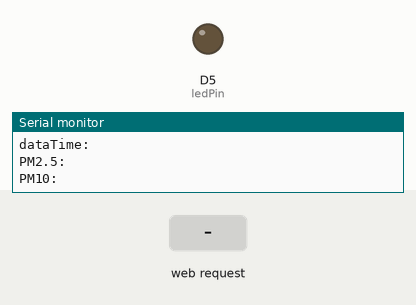
A sketch run on a simulated ESP8266 (NodeMCU). Parts: output pins drawn as LEDs (lit = HIGH), the last lines printed to the serial monitor. Inputs (shaded band) come from the test bench. WiFi joins after 1.5 s; servers stay silent unless stated; uploads are accepted with an empty reply; the local clock reads 2024-03-15 10:24:30 at power-on unless the sketch sets it.

Above: at 3.4 s.
3.5 s: HTTP request GET /LED=ON received
At 4.7 s:
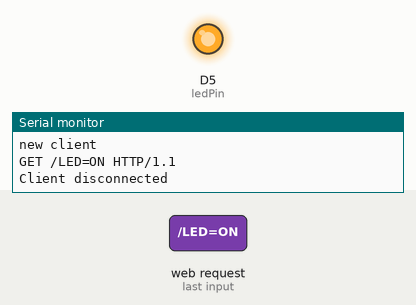
5.0 s: HTTP request GET /LED=OFF received
At 5.9 s:
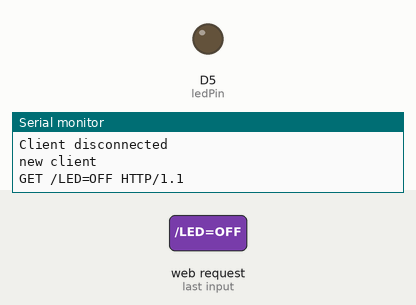
Timing chart, 0 to 8.0 s (numbered marks = the images above; inputs shaded):
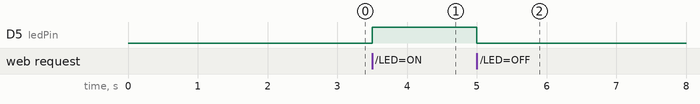

Measured:
- after the input at 3.5 s, D5 (ledPin): LOW → HIGH at once
- after the input at 5.0 s, D5 (ledPin): HIGH → LOW at once

The sketch:

esp8266_new2.ino
```cpp
#define BLYNK_PRINT Serial

#include <SPI.h>
#include <ESP8266WiFi.h>
#include <ESP8266HTTPClient.h>
#include <BlynkSimpleEsp8266.h>
#include <time.h>

char auth[] = "yZ7V8dmz4POMSQpRYsua_ZrdFCw50W76";
char curTime[20];
const char* ssid = "604ho2_2.4G";
const char* password = "lks0710000000";
const String endpoint = "http://www.kma.go.kr/wid/queryDFSRSS.jsp?zone=1141071000";
const String url = "http://openapi.airkorea.or.kr/openapi/services/rest/ArpltnInforInqireSvc/getCtprvnMesureSidoLIst?serviceKey=Hn8hkZzM%2B7YvGOv2I7um%2FU94g1HNg4Dp%2FB7PGzgCY2hPZKpX7DJ4urpTtr%2Bz%2FMq8XZydM%2BAbNiRWqNixDKrnKQ%3D%3D&numOfRows=1&pageNo=22&sidoName=%EC%84%9C%EC%9A%B8&searchCondition=HOUR";
String line1 = "";
String line2 = "";

IPAddress ip (192, 168, 0, 101); // 연결할, 고정 IP 주소
IPAddress gateway (192, 168, 0, 1); // 게이트웨이 주소
IPAddress subnet (255, 255, 255, 0); // 서브마스크 주소
IPAddress dns (168, 126, 63, 1); // DNS 주소
int ledPin = D5;
WiFiServer server(80);

void setup() {
  Serial.begin(115200);

  Blynk.begin(auth, ssid, password);
  delay(10);

  pinMode(ledPin, OUTPUT);
  digitalWrite(ledPin, LOW);

  // Connect to WiFi network
  Serial.println();
  Serial.println();
  Serial.print("Connecting to ");
  Serial.println(ssid);

  WiFi.config (ip, dns ,gateway, subnet);
  WiFi.begin(ssid, password);


  while (WiFi.status() != WL_CONNECTED) {
    delay(500);
    Serial.print(".");
    configTime(9*3600, 0, "pool.ntp.org", "time.nist.gov");  // Timezone 9 for Korea
    while (!time(nullptr)) delay(500);
  }
  Serial.println("");
  Serial.println("WiFi connected");

  // Start the server
  server.begin();
  Serial.println("Server started");

  // Print the IP address
  Serial.print("Use this URL : ");
  Serial.print("http://");
  Serial.print(WiFi.localIP());
  Serial.println("/");
  get_weather();
  get_PM();
}

void get_weather() {
  if ((WiFi.status() == WL_CONNECTED))
   {Serial.println("Starting connection to server(weather)...");
    HTTPClient http1;
    http1.begin(endpoint);       //Specify the URL
    int httpCode1 = http1.GET();  //Make the request
    if (httpCode1 > 0) {         //Check for the returning code
      line1 = http1.getString();
   }
  else {Serial.println("Error on HTTP request");}
    parsing();
    http1.end(); //Free the resources
  }
}

void get_PM() {
  if ((WiFi.status() == WL_CONNECTED))
   {Serial.println("Starting connection to server(PM)...");
    HTTPClient http2;
    http2.begin(url);       //Specify the URL
    int httpCode2 = http2.GET();  //Make the request
    if (httpCode2 > 0) {         //Check for the returning code
      line2 = http2.getString();
   }
  else {Serial.println("Error on HTTP request");}
    parsing2();
    http2.end(); //Free the resources
  }
}

// 온도 저장 변수
float temp0;
float temp1;
float temp2;
int PM25;
int PM10;
String announce_time;
String wfEn;
String hour24;
String hour03;
String hour06;
String temp24;
String temp03;
String temp06;
String wfKor24;
String wfKor03;
String wfKor06;
String dataTime;
String PM25_1;
String PM10_1;


void parsing() {
  int tm_start= line1.indexOf(F("<tm>")); // "<tm>"문자가 시작되는 인덱스 값('<'의 인덱스)을 반환한다.
  int tm_end= line1.indexOf(F("</tm>"));
  announce_time = line1.substring(tm_start + 4, tm_end); // +4: "<tm>"스트링의 크기 4바이트, 4칸 이동
  Serial.print(F("announce_time: ")); Serial.println(announce_time);


  int hour_start= line1.indexOf(F("<hour>"));
  int hour_end= line1.indexOf(F("</hour>"));
  hour24 = line1.substring(hour_start + 6, hour_end);
  Serial.print(F("hour: ")); Serial.println(hour24);

  String temp;
  int temp_start= line1.indexOf(F("<temp>"));
  int temp_end= line1.indexOf(F("</temp>"));
  temp = line1.substring(temp_start + 6, temp_end);
  Serial.print(F("temp: ")); Serial.println(temp);
  temp24 = temp.toFloat();   // 자료형 변경 String -> float
  Serial.print(F("temp24: ")); Serial.println(temp24);

  int wfEn_start= line1.indexOf(F("<wfKor>"));
  int wfEn_end= line1.indexOf(F("</wfKor>"));
  wfKor24 = line1.substring(wfEn_start + 7, wfEn_end);
  Serial.print(F("weather24: ")); Serial.println(wfKor24);
  int del_index = line1.indexOf(F("</data>"));
  line1.remove(0, del_index + 7);                     // 시작 인덱스 부터 "</data>" 스트링 포함 삭제


  hour_start= line1.indexOf(F("<hour>"));
  hour_end= line1.indexOf(F("</hour>"));
  hour03 = line1.substring(hour_start + 6, hour_end);
  Serial.print(F("hour: ")); Serial.println(hour03);

  temp_start= line1.indexOf(F("<temp>"));
  temp_end= line1.indexOf(F("</temp>"));
  temp = line1.substring(temp_start + 6, temp_end);
  Serial.print(F("temp: ")); Serial.println(temp);
  temp03 = temp.toFloat();   // 자료형 변경 String -> float
  Serial.print(F("temp03: ")); Serial.println(temp03);

  wfEn_start= line1.indexOf(F("<wfKor>"));
  wfEn_end= line1.indexOf(F("</wfKor>"));
  wfKor03 = line1.substring(wfEn_start + 7, wfEn_end);
  Serial.print(F("weather03: ")); Serial.println(wfKor03);
  del_index = line1.indexOf(F("</data>"));
  line1.remove(0, del_index + 7);                     // 시작 인덱스 부터 "</data>" 스트링 포함 삭제


  hour_start= line1.indexOf(F("<hour>"));
  hour_end= line1.indexOf(F("</hour>"));
  hour06 = line1.substring(hour_start + 6, hour_end);
  Serial.print(F("hour: ")); Serial.println(hour06);

  temp_start= line1.indexOf(F("<temp>"));
  temp_end= line1.indexOf(F("</temp>"));
  temp = line1.substring(temp_start + 6, temp_end);
  Serial.print(F("temp: ")); Serial.println(temp);
  temp06 = temp.toFloat();   // 자료형 변경 String -> float
  Serial.print(F("temp06: ")); Serial.println(temp06);

  wfEn_start= line1.indexOf(F("<wfKor>"));
  wfEn_end= line1.indexOf(F("</wfKor>"));
  wfKor06 = line1.substring(wfEn_start + 7, wfEn_end);
  Serial.print(F("weather06: ")); Serial.println(wfKor06);
  line1 = ""; // 스트링 변수 line1 데이터 추출 완료
}


void parsing2() {
  int dataTime_start= line2.indexOf(F("<dataTime>")); // "<tm>"문자가 시작되는 인덱스 값('<'의 인덱스)을 반환한다.
  int dataTime_end= line2.indexOf(F("</dataTime>"));
  dataTime = line2.substring(dataTime_start + 10, dataTime_end); // +4: "<tm>"스트링의 크기 4바이트, 4칸 이동
  Serial.print(F("dataTime: ")); Serial.println(dataTime);


  int PM25_start= line2.indexOf(F("<pm25Value>")); // "<tm>"문자가 시작되는 인덱스 값('<'의 인덱스)을 반환한다.
  int PM25_end= line2.indexOf(F("</pm25Value>"));
  PM25_1 = line2.substring(PM25_start + 11, PM25_end); // +4: "<tm>"스트링의 크기 4바이트, 4칸 이동
  Serial.print(F("PM2.5: ")); Serial.println(PM25_1);
  PM25 = PM25_1.toInt();   // 자료형 변경 String -> float

  int PM10_start= line2.indexOf(F("<pm10Value>")); // "<tm>"문자가 시작되는 인덱스 값('<'의 인덱스)을 반환한다.
  int PM10_end= line2.indexOf(F("</pm10Value>"));
  PM10_1 = line2.substring(PM10_start + 11, PM10_end); // +4: "<tm>"스트링의 크기 4바이트, 4칸 이동
  Serial.print(F("PM10: ")); Serial.println(PM10_1);
  PM10 = PM10_1.toInt();   // 자료형 변경 String -> float
  line2 = "";
}


void loop() {
  Blynk.run();

  // Check if a client has connected
  WiFiClient client = server.available();
  if (!client) {
    return;
  }

  // Wait until the client sends some data
  Serial.println("new client");
  while(!client.available()){
    delay(1);
  }

  // Read the first line of the request
  String request = client.readStringUntil('\r');
  Serial.println(request);
  client.flush();

  // Match the request

  int value = LOW;
  if (request.indexOf("/LED=ON") != -1) {
    digitalWrite(ledPin, HIGH);
    value = HIGH;
  }
  if (request.indexOf("/LED=OFF") != -1){
    digitalWrite(ledPin, LOW);
    value = LOW;
  }

 time_t now = time(nullptr);
  struct tm *t;
  t = localtime(&now);

  sprintf(curTime,"%04d-%02d-%02d %02d:%02d:%02d", t->tm_year+1900, t->tm_mon+1, t->tm_mday, t->tm_hour, t->tm_min, t->tm_sec);

  delay(1000);

  // Return the response
  client.println("<title>IoT</title>");;
  client.println(""); //  do not forget this one
  client.println("<!DOCTYPE HTML>");
  client.println("<html>");
  client.println("<html lang='ko'>");

  client.println("<head>");

  client.println("<meta charset='utf-8'>");
  client.println("<title>IoT</title>");

  client.println("<style>");

  client.println("@import url('https://fonts.googleapis.com/css2?family=Nanum+Myeongjo&family=Nanum+Pen+Script&display=swap');");
  client.println(".font {font-family: 'Nanum Pen Script'}");
  client.println(".footer-font {font-size: 15px}");
  client.println(".font-sizeup {font-family: 'Nanum Pen Script'; font-size: 23px;}");
  client.println(".font매우나쁨 {font-family: 'Nanum Pen Script'; font-size: 23px; color: rgb(255, 38, 17);}");
  client.println(".font나쁨 {font-family: 'Nanum Pen Script'; font-size: 23px; color: rgb(255, 104, 19);}");
  client.println(".font보통 {font-family: 'Nanum Pen Script'; font-size: 23px; color: rgb(0, 210, 23);}");
  client.println(".font좋음 {font-family: 'Nanum Pen Script'; font-size: 23px; color: rgb(0, 187, 255);}");

  client.println("p {font-size: 20px}");
  client.println("span {font-size: 20px}");
  client.println("html, body {height: 100%; margin: 0;}");
  client.println("div {height: 100%; margin: 0;}");
  client.println("header {background-color: rgb(196, 255, 150); padding: 10px}");
  client.println("footer {border:1px solid Black; height: 100px;}");
  client.println("button {width:120px; height: 40px; color:#fff; background: rgb(196, 163, 255); font-size: 16px; border:none; border-radius: 20px; box-shadow: 0 4px 16px rgba(196, 163, 255, 0.3); transition: 0.3s; }");
  client.println("button:focus{outline:0;}");
  client.println("button:hover{background-color: rgba(196, 163, 255, 0.9); cursor: pointer; box-shadow: 0 2px 4px rgba(196, 163, 255, 0.6);}");

  client.println(".container {background-color:#F0F0F0; width:960px; margin:0 auto; padding:10px;}");
  client.println(".content {background-color:#F5F5F5; float:right; width:660px; height:400px; text-align: center;}");
  client.println(".sideinfo { background-color:#DCDAD9; float:left; width:300px; height:400px; }");
  client.println(".position {position: absolute; left: 35%; top: 50%}");

  client.println("</style>");

  client.println("</head>");

  client.println("<body>");
  client.println("<div class='container'>");
  client.println("<header class='font'><h1>Internet of Things</h1><h3>21214 윤민우</h3></header>");
  client.println("<div class='sideinfo'><br /><span class='font'>&nbsp;&nbsp;현재 상태 : </span>"); if(value == HIGH) {client.print("<span class='font'>&nbsp;ON</span>");} else {client.print("<span class='font'>&nbsp;OFF</span>");}
  client.print ("<br /><br /><span class='font'>&nbsp;&nbsp현재 시간 :&nbsp;&nbsp</span>" );
  client.print (curTime);
  client.print ("<br /><br /><span class='font'>&nbsp;&nbspPM2.5(초미세먼지) :&nbsp;&nbsp</span>" );
  client.print (PM25);
  client.print ("<span class='font'>㎍/㎥</span><br />");
  client.print ("<span class='font'>&nbsp;&nbsp초미세먼지 :&nbsp;&nbsp</span>" );
  client.print ("<span class='font'></span>");
  if(PM25 > 0 && PM25 <= 15) {client.print("<span class='font좋음'>좋음</span>");}
  else if(PM25 > 15 && PM25 <= 35) {client.print("<span class='font보통'>보통</span>");}
  else if(PM25 > 35 && PM25 <= 75) {client.print("<span class='font나쁨'>나쁨</span>");}
  else if(PM25 > 75){client.print("<span class='font매우나쁨'>매우나쁨</span>");}
  else{client.print("<span class='font'>정보 없음</span>");}
  client.print ("<br /><br /><span class='font'>&nbsp;&nbspPM10(미세먼지) :&nbsp;&nbsp</span>" );
  if(PM10 > 0 && PM10 <= 30) {client.print("<span class='font좋음'>좋음</span>");}
  else if(PM10 > 30 && PM10 <= 80) {client.print("<span class='font보통'>보통</span>");}
  else if(PM10 > 80 && PM10 <= 150) {client.print("<span class='font나쁨'>나쁨</span>");}
  else if(PM10 > 150){client.print("<span class='font매우나쁨'>매우나쁨</span>");}
  else{client.print("<span class='font'>정보 없음</span>");}
  client.print (PM10);
  client.print ("<span class='font'>㎍/㎥</span><br />");
  client.print ("<span class='font'>&nbsp;&nbsp미세먼지 :&nbsp;&nbsp</span>" );
  client.print ("<span class='font'></span>");
  client.print ("<br /><br /><span class='font'>&nbsp;&nbsp기준 :&nbsp;&nbsp</span>" );
  client.print (hour06);
  client.print ("<span class='font'>시</span><br /><br />");
  client.print ("<span class='font'>&nbsp;&nbsp온도 :&nbsp;&nbsp</span>" );
  client.print (temp06);
  client.print ("<span class='font'>℃</span><br /><br />");
  client.print ("<span class='font'>&nbsp;&nbsp날씨 :&nbsp;&nbsp</span>" );
  client.print (wfKor06);
  client.print ("<br /></div>");

  client.println("<div class='content', 'postion'>");
  client.println("<br /><br /><br/><br /><p class='font'>릴레이 : <a href=\"/LED=ON\"><button class='font-sizeup'>ON</button></a></p>");
  client.println("<br /><br /><p class='font'>릴레이 : <a href=\"/LED=OFF\"><button class='font-sizeup'>OFF</button></a></p>");
  client.println("</div>");
  client.println("<footer><h5>© copyright 2020 by 윤민우</h5><p class='footer-font'>It's the practice of esp8266 + html, css</p></footer>");
  client.println("</div>");
  client.println("</body>");
  client.println("</html>");
  client.println("");


  delay(1);
  Serial.println("Client disconnected");
  Serial.println("");

}
```
